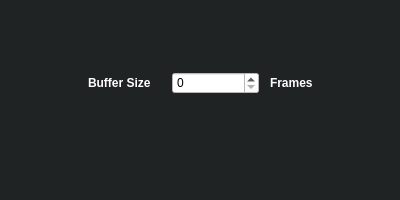
<?xml version="1.0" encoding="UTF-8"?>
<ui version="4.0">
 <class>DialogSettings</class>
 <widget class="QDialog" name="DialogSettings">
  <property name="geometry">
   <rect>
    <x>0</x>
    <y>0</y>
    <width>400</width>
    <height>200</height>
   </rect>
  </property>
  <property name="windowTitle">
   <string>Camera Settings</string>
  </property>
  <property name="styleSheet">
   <string notr="true">background-color: #202324;
</string>
  </property>
  <widget class="QWidget" name="">
   <property name="geometry">
    <rect>
     <x>0</x>
     <y>70</y>
     <width>401</width>
     <height>26</height>
    </rect>
   </property>
   <layout class="QHBoxLayout" name="horizontalLayout">
    <item>
     <spacer name="horizontalSpacer_3">
      <property name="orientation">
       <enum>Qt::Horizontal</enum>
      </property>
      <property name="sizeHint" stdset="0">
       <size>
        <width>40</width>
        <height>20</height>
       </size>
      </property>
     </spacer>
    </item>
    <item>
     <widget class="QLabel" name="label">
      <property name="styleSheet">
       <string notr="true">color:white;
font-weight: bold;
</string>
      </property>
      <property name="text">
       <string>Buffer Size</string>
      </property>
     </widget>
    </item>
    <item>
     <spacer name="horizontalSpacer">
      <property name="orientation">
       <enum>Qt::Horizontal</enum>
      </property>
      <property name="sizeType">
       <enum>QSizePolicy::Fixed</enum>
      </property>
      <property name="sizeHint" stdset="0">
       <size>
        <width>15</width>
        <height>20</height>
       </size>
      </property>
     </spacer>
    </item>
    <item>
     <widget class="QSpinBox" name="buffer_size_spinbox">
      <property name="sizePolicy">
       <sizepolicy hsizetype="Expanding" vsizetype="Fixed">
        <horstretch>0</horstretch>
        <verstretch>0</verstretch>
       </sizepolicy>
      </property>
      <property name="styleSheet">
       <string notr="true">background-color: white;
color:whte;

</string>
      </property>
     </widget>
    </item>
    <item>
     <spacer name="horizontalSpacer_2">
      <property name="orientation">
       <enum>Qt::Horizontal</enum>
      </property>
      <property name="sizeType">
       <enum>QSizePolicy::Fixed</enum>
      </property>
      <property name="sizeHint" stdset="0">
       <size>
        <width>5</width>
        <height>20</height>
       </size>
      </property>
     </spacer>
    </item>
    <item>
     <widget class="QLabel" name="label_2">
      <property name="styleSheet">
       <string notr="true">color:white;
font-weight: bold;
</string>
      </property>
      <property name="text">
       <string>Frames</string>
      </property>
     </widget>
    </item>
    <item>
     <spacer name="horizontalSpacer_4">
      <property name="orientation">
       <enum>Qt::Horizontal</enum>
      </property>
      <property name="sizeHint" stdset="0">
       <size>
        <width>40</width>
        <height>20</height>
       </size>
      </property>
     </spacer>
    </item>
   </layout>
  </widget>
 </widget>
 <resources>
  <include location="SwimPlus.qrc"/>
 </resources>
 <connections/>
</ui>
